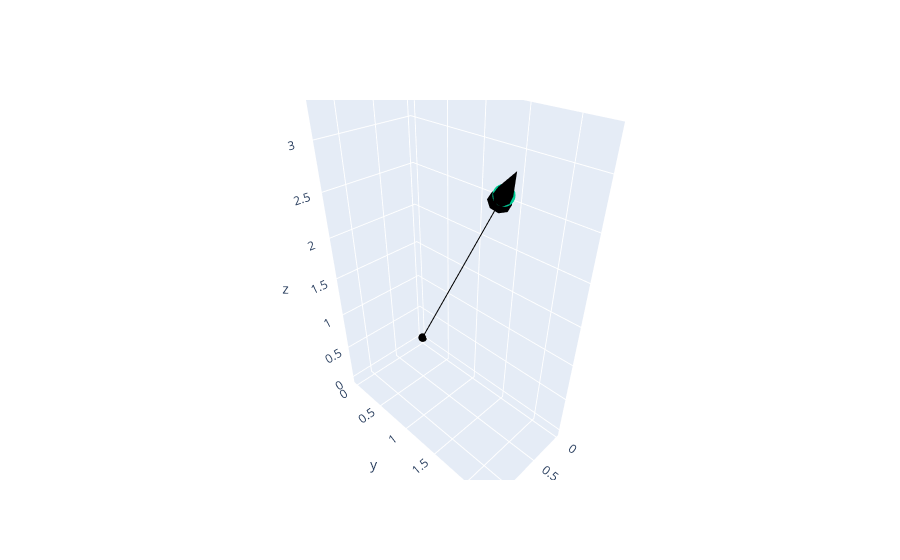

The notebook cell saved with this chart:
### Markdown cell above
A Vector object has an inbuilt plotly plotter for fast visualization

### Code cell
V = pma.Vector(1,2,3)
f, o = V.quiverly()
f, o = V.scatterly(marker=dict(size=10, color='red'), fig=f)
f.show()
V.quiver3d()
pmp.equal_aspect_3d()
pmp.show()

### Figure 1 — Plotly figure (JSON) as saved in the notebook; plotly's stock layout.template omitted (floating-point values rounded to 4 significant figures)
{"data": [{"line": {"color": "black"}, "marker": {"size": 0}, "name": "Vector", "showlegend": false, "type": "scatter3d", "x": [0, 1], "y": [0, 2], "z": [0, 3]}, {"colorscale": [[0, "black"], [1, "black"]], "showscale": false, "type": "cone", "u": [0.2], "v": [0.4], "w": [0.6], "x": [1], "y": [2], "z": [3]}, {"showlegend": false, "type": "scatter3d", "x": [1], "y": [2], "z": [3]}], "layout": {}}
